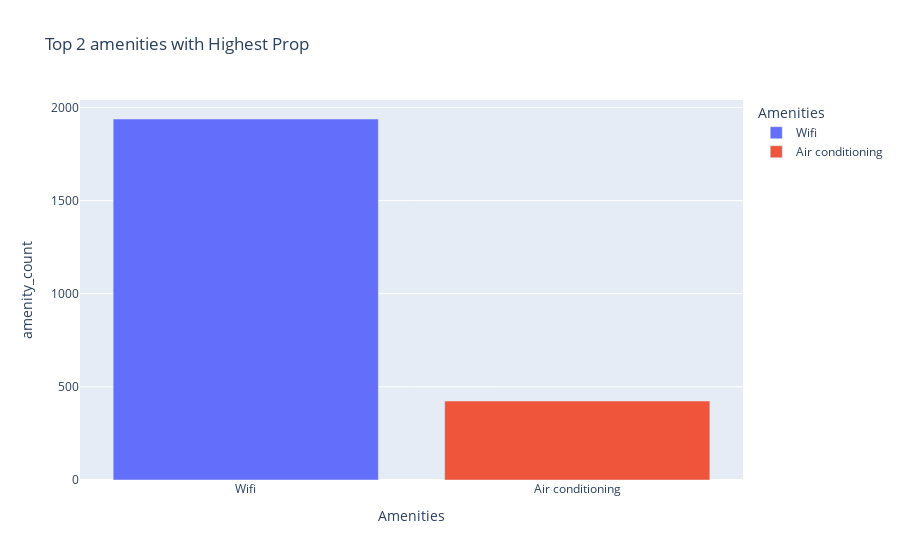

Notebook code for this chart:
### Code cell
df = show_table(airbnb.aggregate(pipeline))
fig = px.bar(df,x = '_id',y  = 'amenity_count',color = '_id',title = 'Top 2 amenities with Highest Prop',
            labels = {'_id':'Amenities'})
fig

### Figure 1 — Plotly figure (JSON) as saved in the notebook; plotly's stock layout.template omitted (floating-point values rounded to 4 significant figures)
{"data": [{"alignmentgroup": "True", "hovertemplate": "Amenities=%{x}<br>amenity_count=%{y}<extra></extra>", "legendgroup": "Wifi", "marker": {"color": "#636efa"}, "name": "Wifi", "offsetgroup": "Wifi", "orientation": "v", "showlegend": true, "textposition": "auto", "type": "bar", "x": ["Wifi"], "xaxis": "x", "y": [1938], "yaxis": "y"}, {"alignmentgroup": "True", "hovertemplate": "Amenities=%{x}<br>amenity_count=%{y}<extra></extra>", "legendgroup": "Air conditioning", "marker": {"color": "#EF553B"}, "name": "Air conditioning", "offsetgroup": "Air conditioning", "orientation": "v", "showlegend": true, "textposition": "auto", "type": "bar", "x": ["Air conditioning"], "xaxis": "x", "y": [424], "yaxis": "y"}], "layout": {"barmode": "relative", "legend": {"title": {"text": "Amenities"}, "tracegroupgap": 0}, "title": {"text": "Top 2 amenities with Highest Prop"}, "xaxis": {"anchor": "y", "categoryarray": ["Wifi", "Air conditioning"], "categoryorder": "array", "domain": [0, 1], "title": {"text": "Amenities"}}, "yaxis": {"anchor": "x", "domain": [0, 1], "title": {"text": "amenity_count"}}}}
